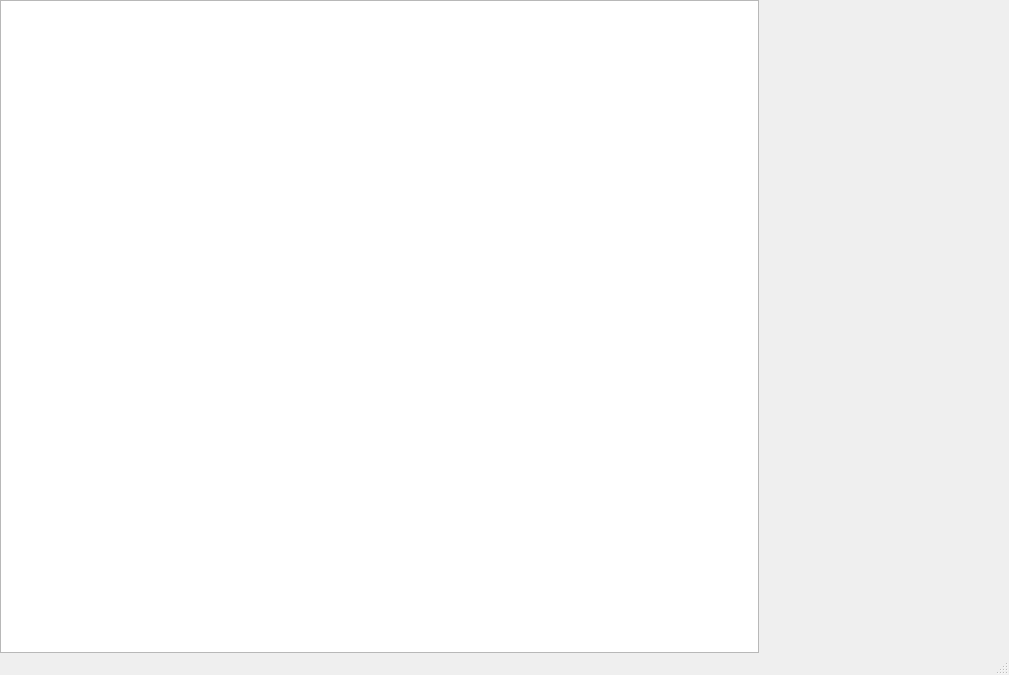
<?xml version="1.0" encoding="UTF-8"?>
<ui version="4.0">
 <class>MainWindow</class>
 <widget class="QMainWindow" name="MainWindow">
  <property name="geometry">
   <rect>
    <x>0</x>
    <y>0</y>
    <width>1009</width>
    <height>675</height>
   </rect>
  </property>
  <property name="minimumSize">
   <size>
    <width>1000</width>
    <height>600</height>
   </size>
  </property>
  <property name="windowTitle">
   <string>MainWindow</string>
  </property>
  <widget class="QWidget" name="centralWidget">
   <property name="minimumSize">
    <size>
     <width>800</width>
     <height>600</height>
    </size>
   </property>
   <layout class="QGridLayout" name="gridLayout">
    <property name="leftMargin">
     <number>0</number>
    </property>
    <property name="topMargin">
     <number>0</number>
    </property>
    <property name="rightMargin">
     <number>0</number>
    </property>
    <property name="bottomMargin">
     <number>0</number>
    </property>
    <property name="spacing">
     <number>0</number>
    </property>
    <item row="0" column="0" colspan="2">
     <widget class="TopPanel" name="topPanel" native="true">
      <property name="maximumSize">
       <size>
        <width>16777215</width>
        <height>50</height>
       </size>
      </property>
     </widget>
    </item>
    <item row="1" column="0">
     <widget class="Scene" name="scene"/>
    </item>
    <item row="1" column="1">
     <widget class="SettingsPanel" name="settingsPanel" native="true">
      <property name="minimumSize">
       <size>
        <width>250</width>
        <height>0</height>
       </size>
      </property>
      <property name="maximumSize">
       <size>
        <width>250</width>
        <height>16777215</height>
       </size>
      </property>
     </widget>
    </item>
    <item row="2" column="0" colspan="2">
     <widget class="BottomPanel" name="bottomPanel" native="true">
      <property name="sizePolicy">
       <sizepolicy hsizetype="Preferred" vsizetype="Preferred">
        <horstretch>0</horstretch>
        <verstretch>0</verstretch>
       </sizepolicy>
      </property>
      <property name="maximumSize">
       <size>
        <width>16777215</width>
        <height>30</height>
       </size>
      </property>
     </widget>
    </item>
   </layout>
  </widget>
  <widget class="QMenuBar" name="menuBar">
   <property name="geometry">
    <rect>
     <x>0</x>
     <y>0</y>
     <width>1009</width>
     <height>21</height>
    </rect>
   </property>
  </widget>
  <widget class="QStatusBar" name="statusBar"/>
 </widget>
 <layoutdefault spacing="6" margin="11"/>
 <customwidgets>
  <customwidget>
   <class>TopPanel</class>
   <extends>QWidget</extends>
   <header>UI/MainWindow/TopPanel.h</header>
   <container>1</container>
  </customwidget>
  <customwidget>
   <class>BottomPanel</class>
   <extends>QWidget</extends>
   <header>UI/MainWindow/BottomPanel.h</header>
   <container>1</container>
  </customwidget>
  <customwidget>
   <class>Scene</class>
   <extends>QGraphicsView</extends>
   <header>UI/Scene/Scene.h</header>
  </customwidget>
  <customwidget>
   <class>SettingsPanel</class>
   <extends>QWidget</extends>
   <header>UI/MainWindow/SettingsPanel.h</header>
   <container>1</container>
  </customwidget>
 </customwidgets>
 <resources/>
 <connections/>
</ui>
